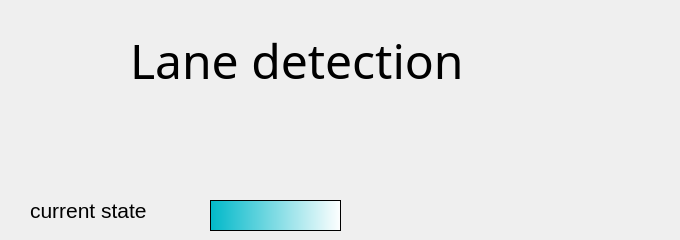
    <widget class="QWidget" name="tab_2">
     <attribute name="title">
      <string>Tab 2</string>
     </attribute>
     <widget class="QLabel" name="label_11">
      <property name="geometry">
       <rect>
        <x>130</x>
        <y>-10</y>
        <width>541</width>
        <height>141</height>
       </rect>
      </property>
      <property name="font">
       <font>
        <family>Kalam</family>
        <pointsize>36</pointsize>
       </font>
      </property>
      <property name="styleSheet">
       <string notr="true">/*
 * The MIT License (MIT)
 *
 * Copyright (c) &lt;2013-2014&gt; &lt;Colin Duquesnoy&gt;
 *
 * Permission is hereby granted, free of charge, to any person obtaining a copy
 * of this software and associated documentation files (the &quot;Software&quot;), to deal
 * in the Software without restriction, including without limitation the rights
 * to use, copy, modify, merge, publish, distribute, sublicense, and/or sell
 * copies of the Software, and to permit persons to whom the Software is
 * furnished to do so, subject to the following conditions:

 * The above copyright notice and this permission notice shall be included in
 * all copies or substantial portions of the Software.

 * THE SOFTWARE IS PROVIDED &quot;AS IS&quot;, WITHOUT WARRANTY OF ANY KIND, EXPRESS OR
 * IMPLIED, INCLUDING BUT NOT LIMITED TO THE WARRANTIES OF MERCHANTABILITY,
 * FITNESS FOR A PARTICULAR PURPOSE AND NONINFRINGEMENT. IN NO EVENT SHALL THE
 * AUTHORS OR COPYRIGHT HOLDERS BE LIABLE FOR ANY CLAIM, DAMAGES OR OTHER
 * LIABILITY, WHETHER IN AN ACTION OF CONTRACT, TORT OR OTHERWISE, ARISING FROM,
 * OUT OF OR IN CONNECTION WITH THE SOFTWARE OR THE USE OR OTHER DEALINGS IN
 * THE SOFTWARE.
 */

QProgressBar:horizontal {
    border: 1px solid #3A3939;
    text-align: center;
    padding: 1px;
    background: #201F1F;
}
QProgressBar::chunk:horizontal {
    background-color: qlineargradient(spread:reflect, x1:1, y1:0.545, x2:1, y2:0, stop:0 rgba(28, 66, 111, 255), stop:1 rgba(37, 87, 146, 255));
}

QToolTip
{
    border: 1px solid #3A3939;
    background-color: rgb(90, 102, 117);;
    color: white;
    padding: 1px;
    opacity: 200;
}

QWidget
{
    color: silver;
    background-color: #302F2F;
    selection-background-color:#3d8ec9;
    selection-color: black;
    background-clip: border;
    border-image: none;
    outline: 0;
}

QWidget:item:hover
{
    background-color: #78879b;
    color: black;
}

QWidget:item:selected
{
    background-color: #3d8ec9;
}

QCheckBox
{
    spacing: 5px;
    outline: none;
    color: #bbb;
    margin-bottom: 2px;
}

QCheckBox:disabled
{
    color: #777777;
}
QCheckBox::indicator,
QGroupBox::indicator
{
    width: 18px;
    height: 18px;
}
QGroupBox::indicator
{
    margin-left: 2px;
}

QCheckBox::indicator:unchecked,
QCheckBox::indicator:unchecked:hover,
QGroupBox::indicator:unchecked,
QGroupBox::indicator:unchecked:hover
{
    image: url(:/dark_blue/img/checkbox_unchecked.png);
}

QCheckBox::indicator:unchecked:focus,
QCheckBox::indicator:unchecked:pressed,
QGroupBox::indicator:unchecked:focus,
QGroupBox::indicator:unchecked:pressed
{
  border: none;
    image: url(:/dark_blue/img/checkbox_unchecked_focus.png);
}

QCheckBox::indicator:checked,
QCheckBox::indicator:checked:hover,
QGroupBox::indicator:checked,
QGroupBox::indicator:checked:hover
{
    image: url(:/dark_blue/img/checkbox_checked.png);
}

QCheckBox::indicator:checked:focus,
QCheckBox::indicator:checked:pressed,
QGroupBox::indicator:checked:focus,
QGroupBox::indicator:checked:pressed
{
  border: none;
    image: url(:/dark_blue/img/checkbox_checked_focus.png);
}

QCheckBox::indicator:indeterminate,
QCheckBox::indicator:indeterminate:hover,
QCheckBox::indicator:indeterminate:pressed
QGroupBox::indicator:indeterminate,
QGroupBox::indicator:indeterminate:hover,
QGroupBox::indicator:indeterminate:pressed
{
    image: url(:/dark_blue/img/checkbox_indeterminate.png);
}

QCheckBox::indicator:indeterminate:focus,
QGroupBox::indicator:indeterminate:focus
{
    image: url(:/dark_blue/img/checkbox_indeterminate_focus.png);
}

QCheckBox::indicator:checked:disabled,
QGroupBox::indicator:checked:disabled
{
    image: url(:/dark_blue/img/checkbox_checked_disabled.png);
}

QCheckBox::indicator:unchecked:disabled,
QGroupBox::indicator:unchecked:disabled
{
    image: url(:/dark_blue/img/checkbox_unchecked_disabled.png);
}

QRadioButton
{
    spacing: 5px;
    outline: none;
    color: #bbb;
    margin-bottom: 2px;
}

QRadioButton:disabled
{
    color: #777777;
}
QRadioButton::indicator
{
    width: 21px;
    height: 21px;
}

QRadioButton::indicator:unchecked,
QRadioButton::indicator:unchecked:hover
{
    image: url(:/dark_blue/img/radio_unchecked.png);
}

QRadioButton::indicator:unchecked:focus,
QRadioButton::indicator:unchecked:pressed
{
  border: none;
  outline: none;
    image: url(:/dark_blue/img/radio_unchecked_focus.png);
}

QRadioButton::indicator:checked,
QRadioButton::indicator:checked:hover
{
  border: none;
  outline: none;
    image: url(:/dark_blue/img/radio_checked.png);
}

QRadioButton::indicator:checked:focus,
QRadioButton::indicato::menu-arrowr:checked:pressed
{
  border: none;
  outline: none;
    image: url(:/dark_blue/img/radio_checked_focus.png);
}

QRadioButton::indicator:indeterminate,
QRadioButton::indicator:indeterminate:hover,
QRadioButton::indicator:indeterminate:pressed
{
        image: url(:/dark_blue/img/radio_indeterminate.png);
}

QRadioButton::indicator:checked:disabled
{
  outline: none;
  image: url(:/dark_blue/img/radio_checked_disabled.png);
}

QRadioButton::indicator:unchecked:disabled
{
    image: url(:/dark_blue/img/radio_unchecked_disabled.png);
}


QMenuBar
{
    background-color: #302F2F;
    color: silver;
}

QMenuBar::item
{
    background: transparent;
}

QMenuBar::item:selected
{
    background: transparent;
    border: 1px solid #3A3939;
}

QMenuBar::item:pressed
{
    border: 1px solid #3A3939;
    background-color: #3d8ec9;
    color: black;
    margin-bottom:-1px;
    padding-bottom:1px;
}

QMenu
{
    border: 1px solid #3A3939;
    color: silver;
    margin: 1px;
}

QMenu::icon
{
    margin: 1px;
}

QMenu::item
{
    padding: 2px 2px 2px 25px;
    margin-left: 5px;
    border: 1px solid transparent; /* reserve space for selection border */
}

QMenu::item:selected
{
    color: black;
}

QMenu::separator {
    height: 2px;
    background: lightblue;
    margin-left: 10px;
    margin-right: 5px;
}

QMenu::indicator {
    width: 16px;
    height: 16px;
}

/* non-exclusive indicator = check box style indicator
   (see QActionGroup::setExclusive) */
QMenu::indicator:non-exclusive:unchecked {
    image: url(:/dark_blue/img/checkbox_unchecked.png);
}

QMenu::indicator:non-exclusive:unchecked:selected {
    image: url(:/dark_blue/img/checkbox_unchecked_disabled.png);
}

QMenu::indicator:non-exclusive:checked {
    image: url(:/dark_blue/img/checkbox_checked.png);
}

QMenu::indicator:non-exclusive:checked:selected {
    image: url(:/dark_blue/img/checkbox_checked_disabled.png);
}

/* exclusive indicator = radio button style indicator (see QActionGroup::setExclusive) */
QMenu::indicator:exclusive:unchecked {
    image: url(:/dark_blue/img/radio_unchecked.png);
}

QMenu::indicator:exclusive:unchecked:selected {
    image: url(:/dark_blue/img/radio_unchecked_disabled.png);
}

QMenu::indicator:exclusive:checked {
    image: url(:/dark_blue/img/radio_checked.png);
}

QMenu::indicator:exclusive:checked:selected {
    image: url(:/dark_blue/img/radio_checked_disabled.png);
}

QMenu::right-arrow {
    margin: 5px;
    image: url(:/dark_blue/img/right_arrow.png)
}


QWidget:disabled
{
    color: #808080;
    background-color: #302F2F;
}

QAbstractItemView
{
    alternate-background-color: #3A3939;
    color: silver;
    border: 1px solid 3A3939;
    border-radius: 2px;
    padding: 1px;
}

QWidget:focus, QMenuBar:focus
{
    border: 1px solid #78879b;
}

QTabWidget:focus, QCheckBox:focus, QRadioButton:focus, QSlider:focus
{
    border: none;
}

QLineEdit
{
    background-color: #201F1F;
    padding: 2px;
    border-style: solid;
    border: 1px solid #3A3939;
    border-radius: 2px;
    color: silver;
}

QGroupBox {
    border:1px solid #3A3939;
    border-radius: 2px;
    margin-top: 20px;
    background-color: #302F2F;
    color: silver;
}

QGroupBox::title {
    subcontrol-origin: margin;
    subcontrol-position: top center;
    padding-left: 10px;
    padding-right: 10px;
    padding-top: 10px;
}

QAbstractScrollArea
{
    border-radius: 2px;
    border: 1px solid #3A3939;
    background-color: transparent;
}

QScrollBar:horizontal
{
    height: 15px;
    margin: 3px 15px 3px 15px;
    border: 1px transparent #2A2929;
    border-radius: 4px;
    background-color: #2A2929;
}

QScrollBar::handle:horizontal
{
    background-color: #605F5F;
    min-width: 5px;
    border-radius: 4px;
}

QScrollBar::add-line:horizontal
{
    margin: 0px 3px 0px 3px;
    border-image: url(:/dark_blue/img/right_arrow_disabled.png);
    width: 10px;
    height: 10px;
    subcontrol-position: right;
    subcontrol-origin: margin;
}

QScrollBar::sub-line:horizontal
{
    margin: 0px 3px 0px 3px;
    border-image: url(:/dark_blue/img/left_arrow_disabled.png);
    height: 10px;
    width: 10px;
    subcontrol-position: left;
    subcontrol-origin: margin;
}

QScrollBar::add-line:horizontal:hover,QScrollBar::add-line:horizontal:on
{
    border-image: url(:/dark_blue/img/right_arrow.png);
    height: 10px;
    width: 10px;
    subcontrol-position: right;
    subcontrol-origin: margin;
}


QScrollBar::sub-line:horizontal:hover, QScrollBar::sub-line:horizontal:on
{
    border-image: url(:/dark_blue/img/left_arrow.png);
    height: 10px;
    width: 10px;
    subcontrol-position: left;
    subcontrol-origin: margin;
}

QScrollBar::up-arrow:horizontal, QScrollBar::down-arrow:horizontal
{
    background: none;
}


QScrollBar::add-page:horizontal, QScrollBar::sub-page:horizontal
{
    background: none;
}

QScrollBar:vertical
{
    background-color: #2A2929;
    width: 15px;
    margin: 15px 3px 15px 3px;
    border: 1px transparent #2A2929;
    border-radius: 4px;
}

QScrollBar::handle:vertical
{
    background-color: #605F5F;
    min-height: 5px;
    border-radius: 4px;
}

QScrollBar::sub-line:vertical
{
    margin: 3px 0px 3px 0px;
    border-image: url(:/dark_blue/img/up_arrow_disabled.png);
    height: 10px;
    width: 10px;
    subcontrol-position: top;
    subcontrol-origin: margin;
}

QScrollBar::add-line:vertical
{
    margin: 3px 0px 3px 0px;
    border-image: url(:/dark_blue/img/down_arrow_disabled.png);
    height: 10px;
    width: 10px;
    subcontrol-position: bottom;
    subcontrol-origin: margin;
}

QScrollBar::sub-line:vertical:hover,QScrollBar::sub-line:vertical:on
{

    border-image: url(:/dark_blue/img/up_arrow.png);
    height: 10px;
    width: 10px;
    subcontrol-position: top;
    subcontrol-origin: margin;
}


QScrollBar::add-line:vertical:hover, QScrollBar::add-line:vertical:on
{
    border-image: url(:/dark_blue/img/down_arrow.png);
    height: 10px;
    width: 10px;
    subcontrol-position: bottom;
    subcontrol-origin: margin;
}

QScrollBar::up-arrow:vertical, QScrollBar::down-arrow:vertical
{
    background: none;
}


QScrollBar::add-page:vertical, QScrollBar::sub-page:vertical
{
    background: none;
}

QTextEdit
{
    background-color: #201F1F;
    color: silver;
    border: 1px solid #3A3939;
}

QPlainTextEdit
{
    background-color: #201F1F;;
    color: silver;
    border-radius: 2px;
    border: 1px solid #3A3939;
}

QHeaderView::section
{
    background-color: #3A3939;
    color: silver;
    padding-left: 4px;
    border: 1px solid #6c6c6c;
}

QSizeGrip {
    image: url(:/dark_blue/img/sizegrip.png);
    width: 12px;
    height: 12px;
}

QMainWindow
{
    background-color: #302F2F;

}

QMainWindow::separator
{
    background-color: #302F2F;
    color: white;
    padding-left: 4px;
    spacing: 2px;
    border: 1px dashed #3A3939;
}

QMainWindow::separator:hover
{

    background-color: #787876;
    color: white;
    padding-left: 4px;
    border: 1px solid #3A3939;
    spacing: 2px;
}


QMenu::separator
{
    height: 1px;
    background-color: #3A3939;
    color: white;
    padding-left: 4px;
    margin-left: 10px;
    margin-right: 5px;
}


QFrame
{
    border-radius: 2px;
    border: 1px solid #444;
}

QFrame[frameShape=&quot;0&quot;]
{
    border-radius: 2px;
    border: 1px transparent #444;
}

QStackedWidget
{
    background-color: #302F2F;
    border: 1px transparent black;
}

QToolBar {
    border: 1px transparent #393838;
    background: 1px solid #302F2F;
    font-weight: bold;
}

QToolBar::handle:horizontal {
    image: url(:/dark_blue/img/Hmovetoolbar.png);
}
QToolBar::handle:vertical {
    image: url(:/dark_blue/img/Vmovetoolbar.png);
}
QToolBar::separator:horizontal {
    image: url(:/dark_blue/img/Hsepartoolbar.png);
}
QToolBar::separator:vertical {
    image: url(:/dark_blue/img/Vsepartoolbars.png);
}

QPushButton
{
    color: silver;
    background-color: #302F2F;
    border-width: 2px;
    border-color: #4A4949;
    border-style: solid;
    padding-top: 2px;
    padding-bottom: 2px;
    padding-left: 10px;
    padding-right: 10px;
    border-radius: 4px;
    /* outline: none; */
    /* min-width: 40px; */
}

QPushButton:disabled
{
    background-color: #302F2F;
    border-width: 2px;
    border-color: #3A3939;
    border-style: solid;
    padding-top: 2px;
    padding-bottom: 2px;
    padding-left: 10px;
    padding-right: 10px;
    /*border-radius: 2px;*/
    color: #808080;
}

QPushButton:focus {
    background-color: #3d8ec9;
    color: white;
}

QComboBox
{
    selection-background-color: #3d8ec9;
    background-color: #201F1F;
    border-style: solid;
    border: 1px solid #3A3939;
    border-radius: 2px;
    padding: 2px;
    min-width: 75px;
}

QPushButton:checked{
    background-color: #4A4949;
    border-color: #6A6969;
}

QPushButton:hover {
    border: 2px solid #78879b;
    color: silver;
}

QComboBox:hover, QAbstractSpinBox:hover,QLineEdit:hover,QTextEdit:hover,QPlainTextEdit:hover,QAbstractView:hover,QTreeView:hover
{
    border: 1px solid #78879b;
    color: silver;
}

QComboBox:on
{
    background-color: #626873;
    padding-top: 3px;
    padding-left: 4px;
    selection-background-color: #4a4a4a;
}

QComboBox QAbstractItemView
{
    background-color: #201F1F;
    border-radius: 2px;
    border: 1px solid #444;
    selection-background-color: #3d8ec9;
    color: silver;
}

QComboBox::drop-down
{
    subcontrol-origin: padding;
    subcontrol-position: top right;
    width: 15px;

    border-left-width: 0px;
    border-left-color: darkgray;
    border-left-style: solid;
    border-top-right-radius: 3px;
    border-bottom-right-radius: 3px;
}

QComboBox::down-arrow
{
    image: url(:/dark_blue/img/down_arrow_disabled.png);
}

QComboBox::down-arrow:on, QComboBox::down-arrow:hover,
QComboBox::down-arrow:focus
{
    image: url(:/dark_blue/img/down_arrow.png);
}

QPushButton:pressed
{
    background-color: #484846;
}

QAbstractSpinBox {
    padding-top: 2px;
    padding-bottom: 2px;
    border: 1px solid #3A3939;
    background-color: #201F1F;
    color: silver;
    border-radius: 2px;
    min-width: 75px;
}

QAbstractSpinBox:up-button
{
    background-color: transparent;
    subcontrol-origin: border;
    subcontrol-position: top right;
}

QAbstractSpinBox:down-button
{
    background-color: transparent;
    subcontrol-origin: border;
    subcontrol-position: bottom right;
}

QAbstractSpinBox::up-arrow,QAbstractSpinBox::up-arrow:disabled,QAbstractSpinBox::up-arrow:off {
    image: url(:/dark_blue/img/up_arrow_disabled.png);
    width: 10px;
    height: 10px;
}
QAbstractSpinBox::up-arrow:hover
{
    image: url(:/dark_blue/img/up_arrow.png);
}


QAbstractSpinBox::down-arrow,QAbstractSpinBox::down-arrow:disabled,QAbstractSpinBox::down-arrow:off
{
    image: url(:/dark_blue/img/down_arrow_disabled.png);
    width: 10px;
    height: 10px;
}
QAbstractSpinBox::down-arrow:hover
{
    image: url(:/dark_blue/img/down_arrow.png);
}


QLabel
{
    border: 0px solid black;
}

QTabWidget{
    border: 1px transparent black;
}

QTabWidget::pane {
    border: 1px solid #444;
    border-radius: 3px;
    padding: 3px;
}

QTabBar
{
    qproperty-drawBase: 0;
    left: 5px; /* move to the right by 5px */
}

QTabBar:focus
{
    border: 0px transparent black;
}

QTabBar::close-button  {
    image: url(:/dark_blue/img/close.png);
    background: transparent;
}

QTabBar::close-button:hover
{
    image: url(:/dark_blue/img/close-hover.png);
    background: transparent;
}

QTabBar::close-button:pressed {
    image: url(:/dark_blue/img/close-pressed.png);
    background: transparent;
}

/* TOP TABS */
QTabBar::tab:top {
    color: #b1b1b1;
    border: 1px solid #4A4949;
    border-bottom: 1px transparent black;
    background-color: #302F2F;
    padding: 5px;
    border-top-left-radius: 2px;
    border-top-right-radius: 2px;
}

QTabBar::tab:top:!selected
{
    color: #b1b1b1;
    background-color: #201F1F;
    border: 1px transparent #4A4949;
    border-bottom: 1px transparent #4A4949;
    border-top-left-radius: 0px;
    border-top-right-radius: 0px;
}

QTabBar::tab:top:!selected:hover {
    background-color: #48576b;
}

/* BOTTOM TABS */
QTabBar::tab:bottom {
    color: #b1b1b1;
    border: 1px solid #4A4949;
    border-top: 1px transparent black;
    background-color: #302F2F;
    padding: 5px;
    border-bottom-left-radius: 2px;
    border-bottom-right-radius: 2px;
}

QTabBar::tab:bottom:!selected
{
    color: #b1b1b1;
    background-color: #201F1F;
    border: 1px transparent #4A4949;
    border-top: 1px transparent #4A4949;
    border-bottom-left-radius: 0px;
    border-bottom-right-radius: 0px;
}

QTabBar::tab:bottom:!selected:hover {
    background-color: #78879b;
}

/* LEFT TABS */
QTabBar::tab:left {
    color: #b1b1b1;
    border: 1px solid #4A4949;
    border-left: 1px transparent black;
    background-color: #302F2F;
    padding: 5px;
    border-top-right-radius: 2px;
    border-bottom-right-radius: 2px;
}

QTabBar::tab:left:!selected
{
    color: #b1b1b1;
    background-color: #201F1F;
    border: 1px transparent #4A4949;
    border-right: 1px transparent #4A4949;
    border-top-right-radius: 0px;
    border-bottom-right-radius: 0px;
}

QTabBar::tab:left:!selected:hover {
    background-color: #48576b;
}


/* RIGHT TABS */
QTabBar::tab:right {
    color: #b1b1b1;
    border: 1px solid #4A4949;
    border-right: 1px transparent black;
    background-color: #302F2F;
    padding: 5px;
    border-top-left-radius: 2px;
    border-bottom-left-radius: 2px;
}

QTabBar::tab:right:!selected
{
    color: #b1b1b1;
    background-color: #201F1F;
    border: 1px transparent #4A4949;
    border-right: 1px transparent #4A4949;
    border-top-left-radius: 0px;
    border-bottom-left-radius: 0px;
}

QTabBar::tab:right:!selected:hover {
    background-color: #48576b;
}

QTabBar QToolButton::right-arrow:enabled {
     image: url(:/dark_blue/img/right_arrow.png);
 }

 QTabBar QToolButton::left-arrow:enabled {
     image: url(:/dark_blue/img/left_arrow.png);
 }

QTabBar QToolButton::right-arrow:disabled {
     image: url(:/dark_blue/img/right_arrow_disabled.png);
 }

 QTabBar QToolButton::left-arrow:disabled {
     image: url(:/dark_blue/img/left_arrow_disabled.png);
 }


QDockWidget {
    border: 1px solid #403F3F;
    titlebar-close-icon: url(:/dark_blue/img/close.png);
    titlebar-normal-icon: url(:/dark_blue/img/undock.png);
}

QDockWidget::close-button, QDockWidget::float-button {
    border: 1px solid transparent;
    border-radius: 2px;
    background: transparent;
}

QDockWidget::close-button:hover, QDockWidget::float-button:hover {
    background: rgba(255, 255, 255, 10);
}

QDockWidget::close-button:pressed, QDockWidget::float-button:pressed {
    padding: 1px -1px -1px 1px;
    background: rgba(255, 255, 255, 10);
}

QTreeView, QListView, QTextBrowser, AtLineEdit, AtLineEdit::hover {
    border: 1px solid #444;
    background-color: silver;
    border-radius: 3px;
    margin-left: 3px;
    color: black;
}

QTreeView:branch:selected, QTreeView:branch:hover {
    background: url(:/dark_blue/img/transparent.png);
}

QTreeView::branch:has-siblings:!adjoins-item {
    border-image: url(:/dark_blue/img/transparent.png);
}

QTreeView::branch:has-siblings:adjoins-item {
    border-image: url(:/dark_blue/img/transparent.png);
}

QTreeView::branch:!has-children:!has-siblings:adjoins-item {
    border-image: url(:/dark_blue/img/transparent.png);
}

QTreeView::branch:has-children:!has-siblings:closed,
QTreeView::branch:closed:has-children:has-siblings {
    image: url(:/dark_blue/img/branch_closed.png);
}

QTreeView::branch:open:has-children:!has-siblings,
QTreeView::branch:open:has-children:has-siblings  {
    image: url(:/dark_blue/img/branch_open.png);
}

QTreeView::branch:has-children:!has-siblings:closed:hover,
QTreeView::branch:closed:has-children:has-siblings:hover {
    image: url(:/dark_blue/img/branch_closed-on.png);
    }

QTreeView::branch:open:has-children:!has-siblings:hover,
QTreeView::branch:open:has-children:has-siblings:hover  {
    image: url(:/dark_blue/img/branch_open-on.png);
    }

QListView::item:!selected:hover, QListView::item:!selected:hover, QTreeView::item:!selected:hover  {
    background: rgba(0, 0, 0, 0);
    outline: 0;
    color: #FFFFFF
}

QListView::item:selected:hover, QListView::item:selected:hover, QTreeView::item:selected:hover  {
    background: #3d8ec9;
    color: #FFFFFF;
}

QSlider::groove:horizontal {
    border: 1px solid #3A3939;
    height: 8px;
    background: #201F1F;
    margin: 2px 0;
    border-radius: 2px;
}

QSlider::handle:horizontal {
    background: QLinearGradient( x1: 0, y1: 0, x2: 0, y2: 1,
      stop: 0.0 silver, stop: 0.2 #a8a8a8, stop: 1 #727272);
    border: 1px solid #3A3939;
    width: 14px;
    height: 14px;
    margin: -4px 0;
    border-radius: 2px;
}

QSlider::groove:vertical {
    border: 1px solid #3A3939;
    width: 8px;
    background: #201F1F;
    margin: 0 0px;
    border-radius: 2px;
}

QSlider::handle:vertical {
    background: QLinearGradient( x1: 0, y1: 0, x2: 0, y2: 1, stop: 0.0 silver,
    stop: 0.2 #a8a8a8, stop: 1 #727272);
    border: 1px solid #3A3939;
    width: 14px;
    height: 14px;
    margin: 0 -4px;
    border-radius: 2px;
}

QToolButton {
    /*  background-color: transparent; */
    border: 2px transparent #4A4949;
    border-radius: 4px;
    background-color: dimgray;
    margin: 2px;
    padding: 2px;
}

QToolButton[popupMode=&quot;1&quot;] { /* only for MenuButtonPopup */
 padding-right: 20px; /* make way for the popup button */
 border: 2px transparent #4A4949;
 border-radius: 4px;
}

QToolButton[popupMode=&quot;2&quot;] { /* only for InstantPopup */
 padding-right: 10px; /* make way for the popup button */
 border: 2px transparent #4A4949;
}


QToolButton:hover, QToolButton::menu-button:hover {
    border: 2px solid #78879b;
}

QToolButton:checked, QToolButton:pressed,
    QToolButton::menu-button:pressed {
    background-color: #4A4949;
    border: 2px solid #78879b;
}

/* the subcontrol below is used only in the InstantPopup or DelayedPopup mode */
QToolButton::menu-indicator {
    image: url(:/dark_blue/img/down_arrow.png);
    top: -7px; left: -2px; /* shift it a bit */
}

/* the subcontrols below are used only in the MenuButtonPopup mode */
QToolButton::menu-button {
    border: 1px transparent #4A4949;
    border-top-right-radius: 6px;
    border-bottom-right-radius: 6px;
    /* 16px width + 4px for border = 20px allocated above */
    width: 16px;
    outline: none;
}

QToolButton::menu-arrow {
    image: url(:/dark_blue/img/down_arrow.png);
}

QToolButton::menu-arrow:open {
    top: 1px; left: 1px; /* shift it a bit */
    border: 1px solid #3A3939;
}

QPushButton::menu-indicator  {
    subcontrol-origin: padding;
    subcontrol-position: bottom right;
    left: 4px;
}

QTableView
{
    border: 1px solid #444;
    gridline-color: #6c6c6c;
    background-color: #201F1F;
}


QTableView, QHeaderView
{
    border-radius: 0px;
}

QTableView::item:pressed, QListView::item:pressed, QTreeView::item:pressed  {
    background: #78879b;
    color: #FFFFFF;
}

QTableView::item:selected:active, QTreeView::item:selected:active, QListView::item:selected:active  {
    background: #3d8ec9;
    color: #FFFFFF;
}


QHeaderView
{
    border: 1px transparent;
    border-radius: 2px;
    margin: 0px;
    padding: 0px;
}

QHeaderView::section  {
    background-color: #3A3939;
    color: silver;
    padding: 4px;
    border: 1px solid #6c6c6c;
    border-radius: 0px;
    text-align: center;
}

QHeaderView::section::vertical::first, QHeaderView::section::vertical::only-one
{
    border-top: 1px solid #6c6c6c;
}

QHeaderView::section::vertical
{
    border-top: transparent;
}

QHeaderView::section::horizontal::first, QHeaderView::section::horizontal::only-one
{
    border-left: 1px solid #6c6c6c;
}

QHeaderView::section::horizontal
{
    border-left: transparent;
}


QHeaderView::section:checked
 {
    color: white;
    background-color: #5A5959;
 }

 /* style the sort indicator */
QHeaderView::down-arrow {
    image: url(:/dark_blue/img/down_arrow.png);
}

QHeaderView::up-arrow {
    image: url(:/dark_blue/img/up_arrow.png);
}


QTableCornerButton::section {
    background-color: #3A3939;
    border: 1px solid #3A3939;
    border-radius: 2px;
}

QToolBox  {
    padding: 3px;
    border: 1px transparent black;
}

QToolBox::tab {
    color: #b1b1b1;
    background-color: #302F2F;
    border: 1px solid #4A4949;
    border-bottom: 1px transparent #302F2F;
    border-top-left-radius: 5px;
    border-top-right-radius: 5px;
}

 QToolBox::tab:selected { /* italicize selected tabs */
    font: italic;
    background-color: #302F2F;
    border-color: #3d8ec9;
 }

QStatusBar::item {
    border: 1px solid #3A3939;
    border-radius: 2px;
 }


QFrame[height=&quot;3&quot;], QFrame[width=&quot;3&quot;] {
    background-color: #AAA;
}


QSplitter::handle {
    border: 1px dashed #3A3939;
}

QSplitter::handle:hover {
    background-color: #787876;
    border: 1px solid #3A3939;
}

QSplitter::handle:horizontal {
    width: 1px;
}

QSplitter::handle:vertical {
    height: 1px;
}

QListWidget {
    background-color: silver;
    border-radius: 5px;
    margin-left: 5px;
}

QListWidget::item {
    color: black;
}

QMessageBox {
    messagebox-critical-icon	: url(:/dark_blue/img/critical.png);
    messagebox-information-icon	: url(:/dark_blue/img/information.png);
    messagebox-question-icon	: url(:/dark_blue/img/question.png);
    messagebox-warning-icon:    : url(:/dark_blue/img/warning.png);
}

ColorButton::enabled {
    border-radius: 0px;
    border: 1px solid #444444;
}

ColorButton::disabled {
    border-radius: 0px;
    border: 1px solid #AAAAAA;
}</string>
      </property>
      <property name="text">
       <string>Lane detection</string>
      </property>
     </widget>
     <widget class="QLabel" name="label_12">
      <property name="geometry">
       <rect>
        <x>30</x>
        <y>190</y>
        <width>161</width>
        <height>41</height>
       </rect>
      </property>
      <property name="font">
       <font>
        <family>Segoe UI Historic</family>
        <pointsize>16</pointsize>
       </font>
      </property>
      <property name="text">
       <string>current state</string>
      </property>
     </widget>
     <widget class="QTextBrowser" name="textBrowser_11">
      <property name="geometry">
       <rect>
        <x>210</x>
        <y>200</y>
        <width>131</width>
        <height>31</height>
       </rect>
      </property>
      <property name="styleSheet">
       <string notr="true">background-color: qlineargradient(spread:pad, x1:0, y1:0, x2:1, y2:0, stop:0 rgba(0, 184, 201, 255), stop:1 rgba(255, 255, 255, 255));</string>
      </property>
     </widget>
    </widget>
